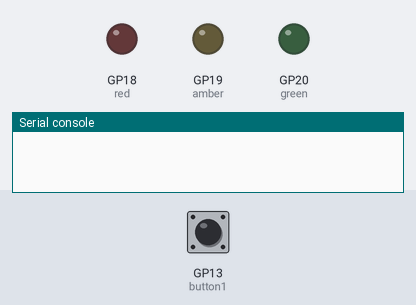
A program run on a simulated Raspberry Pi Pico running MicroPython. On the bench: output pins drawn as LEDs (lit = HIGH), the last lines printed to the serial console. Dashed ring = blinking. Inputs (shaded band) come from the test bench; at power-on: GP13 (button1) LOW.

Above: at 1.2 s.
1.3 s: GP13 (button1) pulled HIGH for 1 s
At 3.0 s:
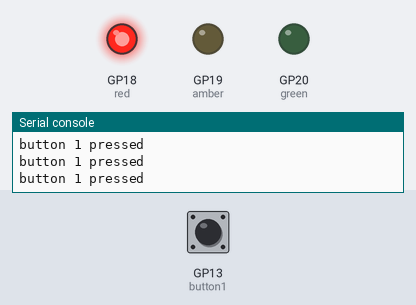
3.8 s: GP13 (button1) pulled HIGH for 3.2 s
At 4.1 s:
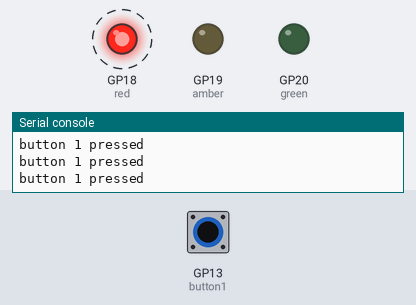
8.5 s: GP13 (button1) pulled HIGH for 0.25 s
At 9.2 s:
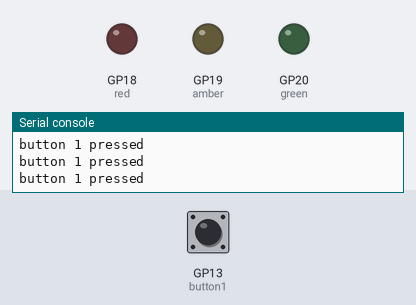
Timing chart, 0 to 11.5 s (numbered marks = the images above; inputs shaded):
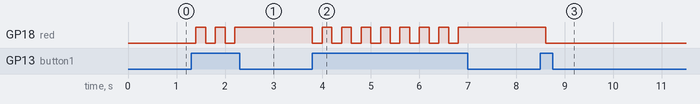

Measured:
- after the input at 1.3 s, GP18 (red): alternates HIGH for 0.20 s and LOW for 0.20 s, 5 changes in all, then stays HIGH, starting after 0.10 s
- after the input at 3.8 s, GP18 (red): alternates HIGH for 0.20 s and LOW for 0.20 s, 16 changes in all, then stays HIGH, starting at once
- after the input at 8.5 s, GP18 (red): HIGH → LOW after 0.11 s

The program:

Day_3_Buttons.py
```python
#import
from machine import Pin
import time

#set up button name and pin number
#pin in put and pull down
button1 = Pin(13, Pin.IN, Pin.PULL_DOWN)
button2 = Pin(8, Pin.IN, Pin.PULL_DOWN)
button3 = Pin(3, Pin.IN, Pin.PULL_DOWN)

#set up LED anme and GPIO pin numbers
red = Pin(18, Pin.OUT)
amber = Pin(19, Pin.OUT)
green = Pin(20, Pin.OUT)

while True:
    time.sleep(0.2)

    if button1.value() == 1:
        print("button 1 pressed")
        red.toggle()


#########################################################
#########Two button make green flash on and off##########
#
#    if button1.value() == 1 or button2.value() == 1:
#        print("button 1 or 2 are pressed")
#        green.value(1)
#        time.sleep(2)
#        green.value(0)


#########################################################
##########Each button corresponds to a colour############
#
#    if button1.value() == 1:
#        print("Button 1 is pressed")
#        green.value(1)
#
#    elif button2.value() == 1:
#        print("Button 2 is pressed")
#        amber.value(1)
#
#    elif button3.value() == 1:
#        print("Button 3 is pressed")
#        red.value(1)
#    else:
#        red.value(0)
#       green.value(0)
#        amber.value(0)
```
